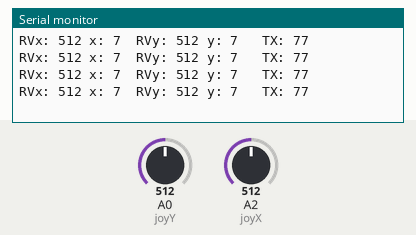
The sketch below on a simulated Arduino Uno, built with avr-gcc and run on an emulated ATmega328P. Shown: the last lines printed to the serial monitor. The test bench sets the inputs (shaded band); at power-on: A0 (joyY) = 512, A2 (joyX) = 512.

Above: at 1.2 s.
1.3 s: A0 (joyY) set to 678
At 1.88 s:
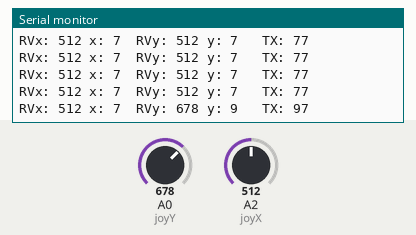
2.8 s: A0 (joyY) set to 698
At 3.16 s:
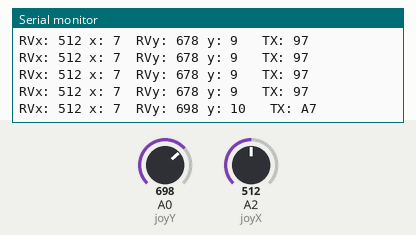
5.0 s: A2 (joyX) set to 675
At 5.07 s:
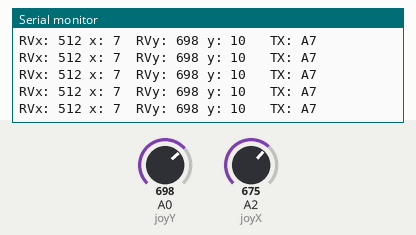
6.5 s: A2 (joyX) set to 704
At 6.99 s:
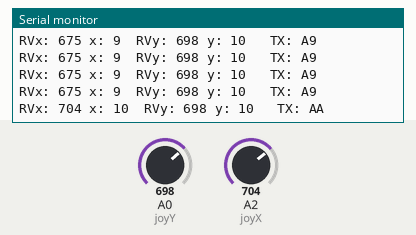

The sketch:

read-joystick_and_Tx_IR.ino
```cpp
#define joyX A2
#define joyY A0
#include <IRremote.h>

const int levels = 1040/15;
IRsend irsend;

void setup() {
  Serial.begin(9600);
}

void loop() {
  // put your main code here, to run repeatedly:
  int RVx = analogRead(joyX);
  int RVy = analogRead(joyY);

  int xTx = RVx/levels;
  int yTx = RVy/levels;

  int hexTx = xTx + yTx*16;

  irsend.sendSony(hexTx, 12);

    //print the values with to plot or view
  Serial.print("RVx: " + String(RVx) + " x: " + String(xTx));
  Serial.print("  RVy: " + String(RVy) + " y: " + String(yTx));

  Serial.print("   TX: ");
  Serial.print(hexTx, HEX);

  Serial.println("");
  delay(250);
}
```

Measured:
- the behaviour switches between 689 and 690 on A0 (joyY) (found by bisection; images 1 and 2)
- the behaviour switches between 689 and 690 on A2 (joyX) (found by bisection; images 3 and 4)
- after the input at 1.3 s, the serial monitor: prints a new line after 0.36 s (image 1)
- after the input at 2.8 s, the serial monitor: prints a new line after 0.14 s (image 2)
- after the input at 6.5 s, the serial monitor: prints a new line after 0.27 s (image 4)
